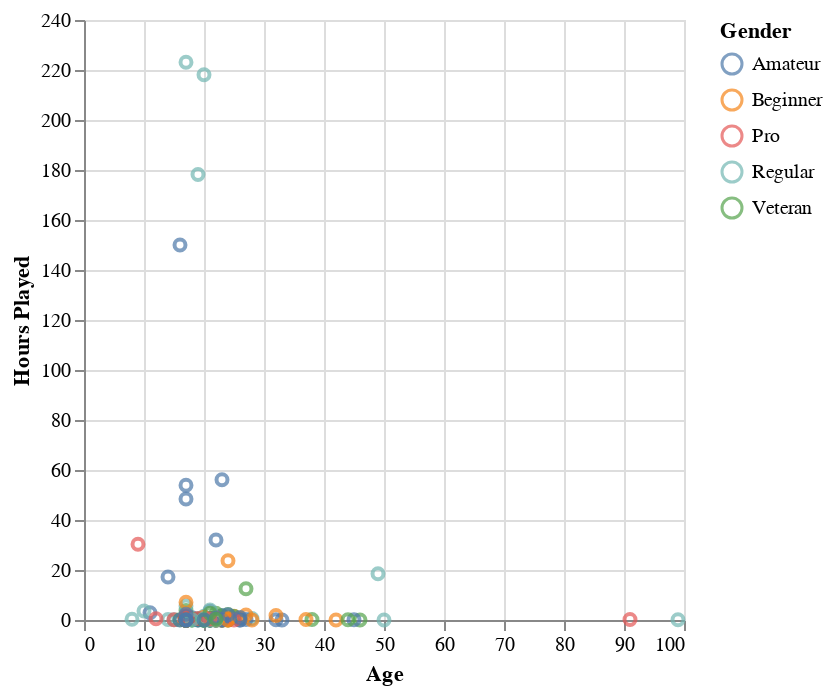

The notebook cell this image was saved under:
### Code cell
alt.Chart(players_wrangled).mark_point().encode(
    alt.X("age").title("Age"),
    alt.Y("played_hours").title("Hours Played"),
    alt.Color("experience").title("Gender")
)

### Figure 1 — Vega-Lite specification as saved in the notebook (floating-point values rounded to 4 significant figures; data arrays with more than 128 entries replaced by an {"elided": "..."} marker saying what was removed)
{"config": {"view": {"continuousWidth": 300, "continuousHeight": 300}}, "data": {"name": "data-ba234524001346b662a21010a9d2a7cf"}, "mark": {"type": "point"}, "encoding": {"color": {"field": "experience", "title": "Gender", "type": "nominal"}, "x": {"field": "age", "title": "Age", "type": "quantitative"}, "y": {"field": "played_hours", "title": "Hours Played", "type": "quantitative"}}, "$schema": "https://vega.github.io/schema/vega-lite/v5.20.1.json", "datasets": {"data-ba234524001346b662a21010a9d2a7cf": {"elided": "196 records"}}}
